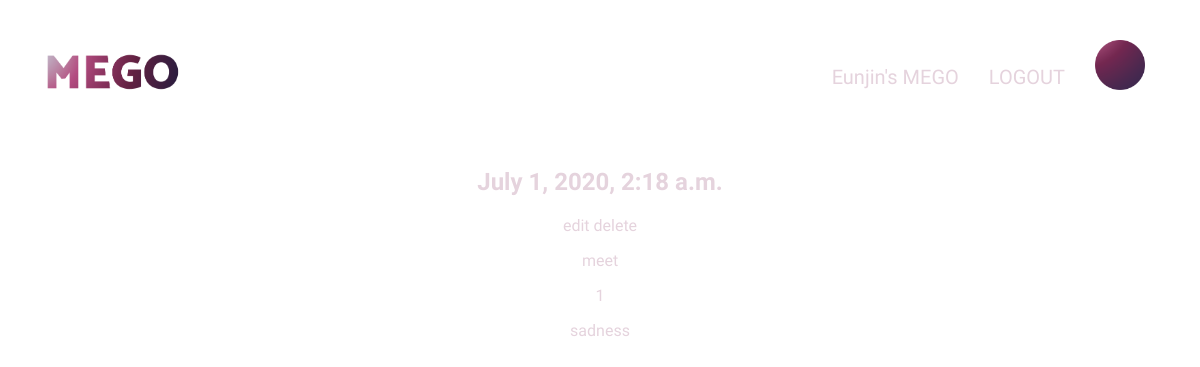
The app's page /MEgo/48/ (signed in), older data.
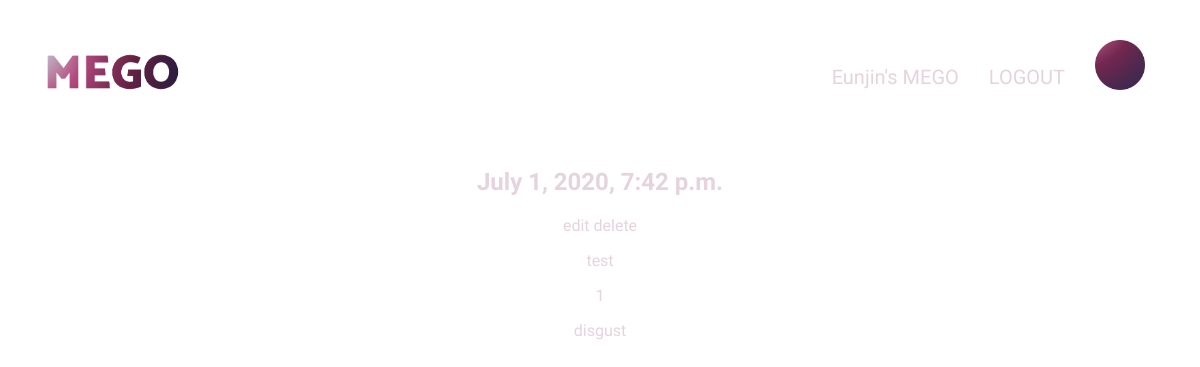
The same page, newer data.
### MEgo/models.py (models this page shows, shortened)
class User(AbstractBaseUser, PermissionsMixin):
    objects = UserManager()
    email = models.EmailField(
        max_length=255,
        unique=True,
    )
    nickname = models.CharField(
        max_length=20,
        null=False,
        unique=True
    )
    user_id = models.CharField(
        max_length=20,
        null=False,
        unique=True
    )
    is_active = models.BooleanField(default=True)
    is_admin = models.BooleanField(default=False)
    is_superuser = models.BooleanField(default=False)
    is_staff = models.BooleanField(default=False)
    date_joined = models.DateTimeField(auto_now_add=True)
    age = models.IntegerField(null = False)
    gender = models.CharField(max_length=200, null = False)
    USERNAME_FIELD = 'user_id'
    REQUIRED_FIELDS = ['email','nickname']

class Experience(models.Model):
    author = models.ForeignKey(settings.AUTH_USER_MODEL, on_delete=models.CASCADE, default='admin')
    input_date = models.DateTimeField(
            default=timezone.now)
    exp_date = models.DateTimeField(
            default=timezone.now)
    walks = models.IntegerField(blank=True, null=True)
    sleep = models.FloatField(blank=True, null=True)
    deep_sleep = models.FloatField(blank=True, null=True)
    heartbeat = models.IntegerField(blank=True, null=True)
    calorie = models.IntegerField(blank=True, null=True)
    distance = models.FloatField(blank=True, null=True)
    event = models.TextField()
    thoughts = models.TextField(null=True)
    emotion = models.TextField()
    importance = models.IntegerField()
    future = models.IntegerField(default=0)
    related_people = models.CharField(max_length=200, blank=True, null=True)
    related_place = models.CharField(max_length=200, blank=True, null=True)
    photo = models.ImageField(blank=True,upload_to=user_path)  # path based on the function and settings
    thumbnail_photo = models.ImageField(blank=True, upload_to=user_path) # it is not required field
    media_links = models.TextField(blank=True, null=True)
    emotion_color = models.CharField(max_length=100, default="", blank=True, null=True)

### MEgo/views.py (the view)
# urls.py: path('MEgo/<int:pk>/', views.experience_detail, name='experience_detail'),
@login_required
def experience_detail(request, pk):
    exp = get_object_or_404(Experience, pk=pk)
    return render(request, 'MEgo/experience_detail.html', {'exp':exp})

### MEgo/templates/MEgo/experience_detail.html (shortened to what this page needs)
{% extends 'MEgo/base.html' %}
{% load static %}
{% block content %}
    <div class="exp">
        <h2>{{ exp.exp_date }}</h2>
        <a href="{% url 'experience_edit' pk=exp.pk %}">edit</a>
        <a href="{% url 'experience_delete' pk=exp.pk %}">delete</a>
        <p>{{ exp.event|linebreaksbr }}</p>
        <p>{{ exp.thoughts|linebreaksbr }}</p>
        <p>{{ exp.emotion|linebreaksbr }}</p>
    </div>
{% endblock %}

### MEgo/templates/MEgo/base.html (shortened to what this page needs)
{% load static %}
{% load widget_tweaks %}
<html>
    <head>
        <link rel="stylesheet" type="text/css" href="{% static 'css/MEgo.css' %}">
    </head>
    <body>
        <header class="page-header">
            <h1 id="logo"><a href="{% url 'experience_circle' %}"><img src="{% static "Icons/Mego_color.png" %}" height="50"></a></h1>
            <nav>
                <ul class="top-menu">
                    {% if user.is_authenticated %}
                    <li><a>{{ user.nickname }}'s MEGO</a></li>
                    <li><a href="{% url 'logout' %}">LOGOUT</a></li>
                    {% endif %}
                    <li><a href="{% url 'analysis_report' %}"><img src="{% static "Icons/megosymbol.png" %}" width="50" height="50"></a></li>
                </ul>
            </nav>
        </header>
        <div class="content container">
            <center>
            {% block content %}
            {% endblock %}
            </center>
        </div>
    </body>
</html>

### MEgo/static/css/MEgo.css (style rules this page uses)
.page-header { margin-top: 0; padding: 20px 20px 20px 40px; position: fixed; top: 0; left: 0; right: 0; background: none; }
.top-menu, .top-menu:hover, .top-menu:visited { margin-block-start: 20px; margin-block-end: 20px; color: #ffffff; float: right; font-size: 15pt; margin-right: 20px; }
.top-menu li { float: left; list-style:none; }
.top-menu a { line-height:75px; padding:0 15px; }
#logo { float: left; font-family: 'Catamaran', sans-serif; font-weight: 900; font-size: 30pt; line-height:75px; }
.exp { margin-bottom: 70px; }
a { text-decoration:none; color: rgb(229,211,221); }
h1 { font-family: 'Catamaran', sans-serif; font-weight: 900; }
h2, h3, h4 { font-weight: 600; }

### MEgo/templates/MEgo/base.html (style rules this page uses)
body { background: white; font-family: 'Catamaran', sans-serif; font-weight: 400; color: rgb(229,211,221); padding-top : 160px; }

Row changes from the older to the newer data that the page shows:
changed Experience: exp_date "July 1, 2020, 2:18 a.m." → "July 1, 2020, 7:42 p.m."; event "meet" → "test"; emotion "sadness" → "disgust"
